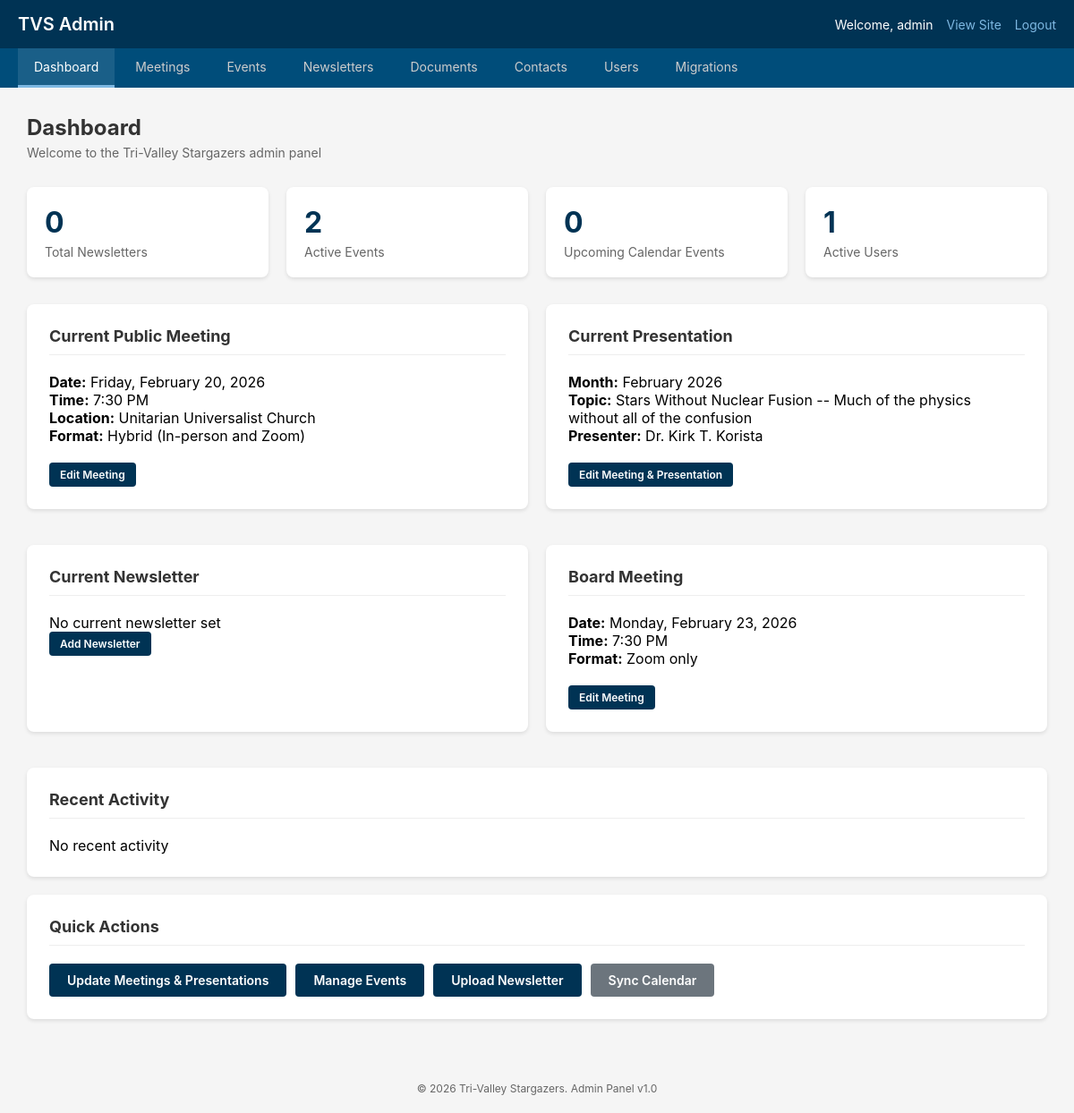
/admin/index.php (signed in), run on the app's committed database.
### tables this page shows
CREATE TABLE IF NOT EXISTS users (
    id INT AUTO_INCREMENT PRIMARY KEY,
    username VARCHAR(255) UNIQUE NOT NULL,
    password_hash VARCHAR(255) NOT NULL,
    email VARCHAR(255),
    role VARCHAR(50) DEFAULT 'publisher',
    created_at DATETIME DEFAULT CURRENT_TIMESTAMP,
    last_login DATETIME,
    is_active TINYINT DEFAULT 1
);

CREATE TABLE IF NOT EXISTS meetings (
    id INT AUTO_INCREMENT PRIMARY KEY,
    meeting_type VARCHAR(50) NOT NULL,   
    meeting_date DATE NOT NULL,
    meeting_time TIME,
    location VARCHAR(255),
    location_address VARCHAR(255),
    description TEXT,
    meeting_format VARCHAR(50) DEFAULT 'hybrid',   
     
    presentation_topic VARCHAR(500),
    presenter_name VARCHAR(255),
    presenter_title VARCHAR(500),
    presentation_abstract TEXT,
    presenter_bio TEXT,
     
    is_active TINYINT DEFAULT 1,
    updated_by INT,
    updated_at DATETIME DEFAULT CURRENT_TIMESTAMP,
    FOREIGN KEY (updated_by) REFERENCES users(id)
);

### includes/auth.php (called while the page is built, shortened)
<?php
require_once __DIR__ . '/db.php';
class Auth {
    private static $instance = null;
    private $user = null;
    private function __construct() {
        $this->checkSession();
    }
    public static function getInstance(): self {
        if (self::$instance === null) {
            self::$instance = new self();
        }
        return self::$instance;
    }
    private function checkSession(): void {
        if (isset($_SESSION['user_id'])) {
            $this->user = dbQueryOne(
                "SELECT id, username, email, role, is_active FROM users WHERE id = ? AND is_active = 1",
                [$_SESSION['user_id']]
            );
        }
    }
    public function isLoggedIn(): bool {
        return $this->user !== null;
    }
    public function getUser(): ?array {
        return $this->user;
    }
    public function hasRole(string $role): bool {
        if ($this->user['role'] === ROLE_ADMIN) return true;
        return $this->user['role'] === $role;
    }
    public function isAdmin(): bool {
        return $this->hasRole(ROLE_ADMIN);
    }
}
function auth(): Auth {
    return Auth::getInstance();
}
function requireAuth(): void {
    if (!auth()->isLoggedIn()) {
        header('Location: ' . BASE_PATH . '/admin/login.php');
        exit;
    }
}

### includes/db.php (called while the page is built, shortened)
<?php
class Database {
    private static $instance = null;
    private $pdo;
    private function __construct() {
        try {
            $dsn = 'mysql:host=' . DB_HOST . ';dbname=' . DB_NAME . ';charset=' . DB_CHARSET;
            $this->pdo = new PDO($dsn, DB_USER, DB_PASS);
            $this->pdo->setAttribute(PDO::ATTR_ERRMODE, PDO::ERRMODE_EXCEPTION);
            $this->pdo->setAttribute(PDO::ATTR_DEFAULT_FETCH_MODE, PDO::FETCH_ASSOC);
            $this->pdo->setAttribute(PDO::ATTR_EMULATE_PREPARES, false);
        } catch (PDOException $e) {
            error_log('Database connection failed: ' . $e->getMessage());
            throw new Exception('Database connection failed');
        }
    }
    public static function getInstance(): self {
        if (self::$instance === null) {
            self::$instance = new self();
        }
        return self::$instance;
    }
    public function query(string $sql, array $params = []): array {
        $stmt = $this->pdo->prepare($sql);
        $stmt->execute($params);
        return $stmt->fetchAll();
    }
    public function queryOne(string $sql, array $params = []): ?array {
        $stmt = $this->pdo->prepare($sql);
        $stmt->execute($params);
        $result = $stmt->fetch();
        return $result ?: null;
    }
}
function db(): Database {
    return Database::getInstance();
}
function dbQuery(string $sql, array $params = []): array {
    return db()->query($sql, $params);
}
function dbQueryOne(string $sql, array $params = []): ?array {
    return db()->queryOne($sql, $params);
}
function getCurrentPublicMeeting(): ?array {
    return dbQueryOne(
        "SELECT * FROM meetings WHERE meeting_type = 'public' AND is_active = 1
         ORDER BY meeting_date DESC LIMIT 1"
    );
}
function getCurrentBoardMeeting(): ?array {
    return dbQueryOne(
        "SELECT * FROM meetings WHERE meeting_type = 'board' AND is_active = 1
         ORDER BY meeting_date DESC LIMIT 1"
    );
}
function getCurrentNewsletter(): ?array {
    return dbQueryOne(
        "SELECT * FROM newsletters WHERE is_current = 1 LIMIT 1"
    );
}

### includes/functions.php (called while the page is built, shortened)
<?php
function e(string $str): string {
    return htmlspecialchars($str, ENT_QUOTES, 'UTF-8');
}
function formatDate(string $date, string $format = 'F j, Y'): string {
    $timestamp = strtotime($date);
    return $timestamp ? date($format, $timestamp) : '';
}
function formatTime(string $time, string $format = 'g:i A'): string {
    $timestamp = strtotime($time);
    return $timestamp ? date($format, $timestamp) : '';
}
function getMonthName(int $month): string {
    return MONTH_NAMES[$month] ?? '';
}
function getMeetingFormatLabel(string $format): string {
    $labels = [
        'in-person' => 'In-person only',
        'zoom' => 'Zoom only',
        'hybrid' => 'Hybrid (In-person and Zoom)'
    ];
    return $labels[$format] ?? $format;
}
function truncate(string $str, int $length = 100, string $suffix = '...'): string {
    if (strlen($str) <= $length) {
        return $str;
    }
    return substr($str, 0, $length - strlen($suffix)) . $suffix;
}
function getCurrentPage(): string {
    $path = $_SERVER['PHP_SELF'] ?? '';
    return basename($path, '.php');
}

### admin/index.php (the view, shortened to what this page needs)
<?php
require_once __DIR__ . '/../includes/db.php';
require_once __DIR__ . '/../includes/auth.php';
require_once __DIR__ . '/../includes/functions.php';
$newsletterCount = dbQueryOne("SELECT COUNT(*) as count FROM newsletters")['count'] ?? 0;
$eventCount = dbQueryOne("SELECT COUNT(*) as count FROM events WHERE is_visible = 1")['count'] ?? 0;
$userCount = dbQueryOne("SELECT COUNT(*) as count FROM users WHERE is_active = 1")['count'] ?? 0;
$upcomingCalendarCount = dbQueryOne("SELECT COUNT(*) as count FROM calendar_cache WHERE event_date >= CURDATE()")['count'] ?? 0;
$publicMeeting = getCurrentPublicMeeting();
$boardMeeting = getCurrentBoardMeeting();
$currentNewsletter = getCurrentNewsletter();
$recentActivity = dbQuery(
    "SELECT a.*, u.username FROM audit_log a
     LEFT JOIN users u ON a.user_id = u.id
     ORDER BY a.created_at DESC LIMIT 10"
);
include __DIR__ . '/../includes/templates/admin_header.php';
?>
<div class="page-header">
    <h2>Dashboard</h2>
    <p>Welcome to the Tri-Valley Stargazers admin panel</p>
</div>
<div class="stats-grid">
    <div class="stat-card">
        <div class="stat-value"><?= $newsletterCount ?></div>
        <div class="stat-label">Total Newsletters</div>
    </div>
    <div class="stat-card">
        <div class="stat-value"><?= $eventCount ?></div>
        <div class="stat-label">Active Events</div>
    </div>
    <div class="stat-card">
        <div class="stat-value"><?= $upcomingCalendarCount ?></div>
        <div class="stat-label">Upcoming Calendar Events</div>
    </div>
    <div class="stat-card">
        <div class="stat-value"><?= $userCount ?></div>
        <div class="stat-label">Active Users</div>
    </div>
</div>
<div style="display: grid; grid-template-columns: 1fr 1fr; gap: 20px;">
    <div class="card">
        <h3>Current Public Meeting</h3>
        <?php if ($publicMeeting): ?>
            <p><strong>Date:</strong> <?= formatDate($publicMeeting['meeting_date'], 'l, F j, Y') ?></p>
            <p><strong>Time:</strong> <?= formatTime($publicMeeting['meeting_time']) ?></p>
            <p><strong>Location:</strong> <?= e($publicMeeting['location']) ?></p>
            <p><strong>Format:</strong> <?= getMeetingFormatLabel($publicMeeting['meeting_format']) ?></p>
            <br>
            <a href="meetings.php" class="btn btn-small">Edit Meeting</a>
        <?php else: ?>
            <p>No meeting scheduled</p>
            <a href="meetings.php" class="btn btn-small">Add Meeting</a>
        <?php endif; ?>
    </div>
    <div class="card">
        <h3>Current Presentation</h3>
        <?php if ($publicMeeting && !empty($publicMeeting['presentation_topic'])): ?>
            <?php
            $meetingMonth = (int)date('n', strtotime($publicMeeting['meeting_date']));
            $meetingYear = (int)date('Y', strtotime($publicMeeting['meeting_date']));
            ?>
            <p><strong>Month:</strong> <?= getMonthName($meetingMonth) ?> <?= $meetingYear ?></p>
            <p><strong>Topic:</strong> <?= e(truncate($publicMeeting['presentation_topic'], 80)) ?></p>
            <p><strong>Presenter:</strong> <?= e($publicMeeting['presenter_name']) ?></p>
            <br>
            <a href="meetings.php" class="btn btn-small">Edit Meeting & Presentation</a>
        <?php else: ?>
            <p>No presentation set for current meeting</p>
            <a href="meetings.php" class="btn btn-small">Add Presentation</a>
        <?php endif; ?>
    </div>
</div>
<div style="display: grid; grid-template-columns: 1fr 1fr; gap: 20px; margin-top: 20px;">
    <div class="card">
        <h3>Current Newsletter</h3>
        <?php if ($currentNewsletter): ?>
            <p><strong>Issue:</strong> <?= getMonthName($currentNewsletter['month']) ?> <?= $currentNewsletter['year'] ?></p>
            <p><strong>File:</strong> <?= e($currentNewsletter['filename']) ?></p>
            <br>
            <a href="newsletter.php" class="btn btn-small">Manage Newsletters</a>
        <?php else: ?>
            <p>No current newsletter set</p>
            <a href="newsletter.php" class="btn btn-small">Add Newsletter</a>
        <?php endif; ?>
    </div>
    <div class="card">
        <h3>Board Meeting</h3>
        <?php if ($boardMeeting): ?>
            <p><strong>Date:</strong> <?= formatDate($boardMeeting['meeting_date'], 'l, F j, Y') ?></p>
            <p><strong>Time:</strong> <?= formatTime($boardMeeting['meeting_time']) ?></p>
            <p><strong>Format:</strong> <?= getMeetingFormatLabel($boardMeeting['meeting_format']) ?></p>
            <br>
            <a href="meetings.php" class="btn btn-small">Edit Meeting</a>
        <?php else: ?>
            <p>No board meeting scheduled</p>
            <a href="meetings.php" class="btn btn-small">Add Meeting</a>
        <?php endif; ?>
    </div>
</div>
<div class="card" style="margin-top: 20px;">
    <h3>Recent Activity</h3>
    <?php if ($recentActivity): ?>
        <table>
            <thead>
                <tr>
                    <th>User</th>
                    <th>Action</th>
                    <th>Table</th>
                    <th>Date</th>
                </tr>
            </thead>
            <tbody>
                <?php foreach ($recentActivity as $log): ?>
                    <tr>
                        <td><?= e($log['username'] ?? 'System') ?></td>
                        <td><?= e($log['action']) ?></td>
                        <td><?= e($log['table_name'] ?: '-') ?></td>
                        <td><?= formatDate($log['created_at'], 'M j, Y g:i A') ?></td>
                    </tr>
                <?php endforeach; ?>
            </tbody>
        </table>
    <?php else: ?>
        <p>No recent activity</p>
    <?php endif; ?>
</div>
<div class="card" style="margin-top: 20px;">
    <h3>Quick Actions</h3>
    <div style="display: flex; gap: 10px; flex-wrap: wrap;">
        <a href="meetings.php" class="btn">Update Meetings & Presentations</a>
        <a href="events.php" class="btn">Manage Events</a>
        <a href="newsletter.php" class="btn">Upload Newsletter</a>
        <a href="sync-calendar.php" class="btn btn-secondary">Sync Calendar</a>
    </div>
</div>
<?php include __DIR__ . '/../includes/templates/admin_footer.php'; ?>

### includes/templates/admin_header.php (shortened to what this page needs)
<?php
requireAuth();
$user = auth()->getUser();
$currentPage = getCurrentPage();
?>
<!DOCTYPE html>
<html lang="en">
<head>
</head>
<body>
    <header class="admin-header">
        <h1><a href="index.php">TVS Admin</a></h1>
        <div class="admin-user">
            <span>Welcome, <?= e($user['username']) ?></span>
            <a href="../index.php" target="_blank">View Site</a>
            <a href="logout.php">Logout</a>
        </div>
    </header>
    <nav class="admin-nav">
        <ul>
            <li><a href="index.php" <?= $currentPage === 'index' ? 'class="active"' : '' ?>>Dashboard</a></li>
            <li><a href="meetings.php" <?= $currentPage === 'meetings' ? 'class="active"' : '' ?>>Meetings</a></li>
            <li><a href="events.php" <?= $currentPage === 'events' ? 'class="active"' : '' ?>>Events</a></li>
            <li><a href="newsletter.php" <?= $currentPage === 'newsletter' ? 'class="active"' : '' ?>>Newsletters</a></li>
            <li><a href="documents.php" <?= $currentPage === 'documents' ? 'class="active"' : '' ?>>Documents</a></li>
            <li><a href="contacts.php" <?= $currentPage === 'contacts' ? 'class="active"' : '' ?>>Contacts</a></li>
            <?php if (auth()->isAdmin()): ?>
            <li><a href="users.php" <?= $currentPage === 'users' ? 'class="active"' : '' ?>>Users</a></li>
            <li><a href="migrations.php" <?= $currentPage === 'migrations' ? 'class="active"' : '' ?>>Migrations</a></li>
            <?php endif; ?>
        </ul>
    </nav>
    <main class="admin-content">

### includes/templates/admin_header.php (style rules this page uses)
* { box-sizing: border-box; margin: 0; padding: 0; }
body { font-family: -apple-system, BlinkMacSystemFont, "Segoe UI", Roboto, "Helvetica Neue", Arial, sans-serif; background: #f5f5f5; min-height: 100vh; }
.admin-header { background: #003354; color: white; padding: 15px 20px; display: flex; justify-content: space-between; align-items: center; }
.admin-header h1 { font-size: 20px; font-weight: 600; }
.admin-header h1 a { color: white; text-decoration: none; }
.admin-user { display: flex; align-items: center; gap: 15px; }
.admin-user span { font-size: 14px; }
.admin-user a { color: #7eb8e2; text-decoration: none; font-size: 14px; }
.admin-nav { background: #004d7a; padding: 0 20px; }
.admin-nav ul { list-style: none; display: flex; gap: 5px; }
.admin-nav li a { display: block; padding: 12px 18px; color: #ccc; text-decoration: none; font-size: 14px; border-bottom: 3px solid transparent; transition: all 0.2s; }
.admin-nav li a:hover, .admin-nav li a.active { color: white; background: rgba(255,255,255,0.1); border-bottom-color: #7eb8e2; }
.admin-content { padding: 30px; max-width: 1200px; margin: 0 auto; }
.page-header { margin-bottom: 30px; }
.page-header h2 { color: #333; font-size: 24px; margin-bottom: 5px; }
.page-header p { color: #666; font-size: 14px; }
.card { background: white; border-radius: 8px; box-shadow: 0 2px 4px rgba(0,0,0,0.1); padding: 25px; margin-bottom: 20px; }
.card h3 { color: #333; font-size: 18px; margin-bottom: 20px; padding-bottom: 10px; border-bottom: 1px solid #eee; }
.btn { display: inline-block; padding: 10px 20px; background: #003354; color: white; border: none; border-radius: 4px; font-size: 14px; font-weight: 600; cursor: pointer; text-decoration: none; transition: background 0.2s; }
.btn-secondary { background: #6c757d; }
.btn-small { padding: 6px 12px; font-size: 12px; }
.stats-grid { display: grid; grid-template-columns: repeat(auto-fit, minmax(200px, 1fr)); gap: 20px; margin-bottom: 30px; }
.stat-card { background: white; padding: 20px; border-radius: 8px; box-shadow: 0 2px 4px rgba(0,0,0,0.1); }
.stat-card .stat-value { font-size: 32px; font-weight: 700; color: #003354; }
.stat-card .stat-label { font-size: 14px; color: #666; margin-top: 5px; }

### data on the page
users: username "admin"
meetings: meeting_date "Friday, February 20, 2026", meeting_time "7:30 PM", location "Unitarian Universalist Church", meeting_format "Hybrid (In-person and Zoom)", meeting_date "February", meeting_date "2026", presentation_topic "Stars Without Nuclear Fusion -- Much of the physics without all of the confusion", presenter_name "Dr. Kirk T. Korista"
meetings: meeting_date "Monday, February 23, 2026", meeting_time "7:30 PM", meeting_format "Zoom only"

### other printed values
$newsletterCount "0"
$eventCount "2"
$upcomingCalendarCount "0"
$userCount "1"
